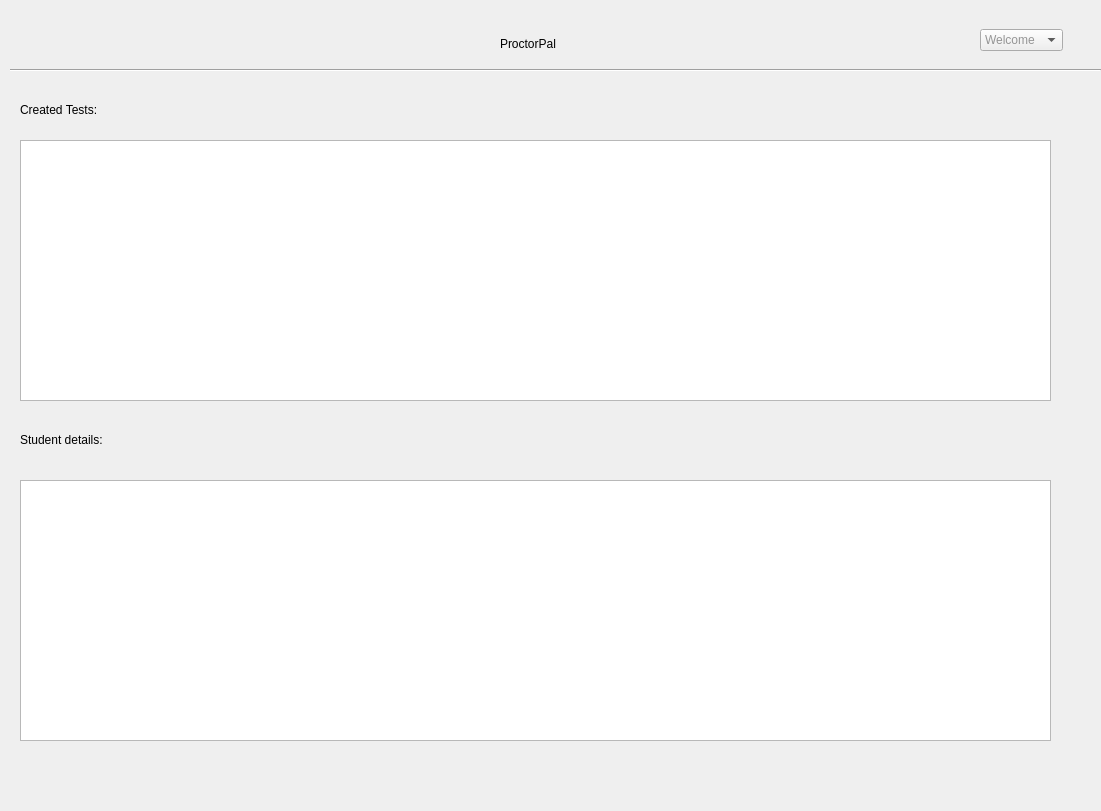
<?xml version="1.0" encoding="UTF-8"?>
<ui version="4.0">
 <class>Dialog</class>
 <widget class="QDialog" name="Dialog">
  <property name="geometry">
   <rect>
    <x>0</x>
    <y>0</y>
    <width>1101</width>
    <height>811</height>
   </rect>
  </property>
  <property name="windowTitle">
   <string>Dialog</string>
  </property>
  <widget class="QWidget" name="widget_3" native="true">
   <property name="geometry">
    <rect>
     <x>10</x>
     <y>80</y>
     <width>1091</width>
     <height>711</height>
    </rect>
   </property>
   <property name="styleSheet">
    <string notr="true">font: 16pt &quot;MS Shell Dlg 2&quot;;</string>
   </property>
   <widget class="QLabel" name="label_3">
    <property name="geometry">
     <rect>
      <x>10</x>
      <y>10</y>
      <width>211</width>
      <height>40</height>
     </rect>
    </property>
    <property name="styleSheet">
     <string notr="true">font: 20pt &quot;MS Shell Dlg 2&quot;;</string>
    </property>
    <property name="text">
     <string>Created Tests:</string>
    </property>
   </widget>
   <widget class="QTableView" name="tableView">
    <property name="geometry">
     <rect>
      <x>10</x>
      <y>60</y>
      <width>1031</width>
      <height>261</height>
     </rect>
    </property>
   </widget>
   <widget class="QLabel" name="label_4">
    <property name="geometry">
     <rect>
      <x>10</x>
      <y>340</y>
      <width>227</width>
      <height>40</height>
     </rect>
    </property>
    <property name="minimumSize">
     <size>
      <width>227</width>
      <height>40</height>
     </size>
    </property>
    <property name="styleSheet">
     <string notr="true">font: 20pt &quot;MS Shell Dlg 2&quot;;</string>
    </property>
    <property name="text">
     <string>Student details:</string>
    </property>
   </widget>
   <widget class="QTableView" name="tableView_2">
    <property name="geometry">
     <rect>
      <x>10</x>
      <y>400</y>
      <width>1031</width>
      <height>261</height>
     </rect>
    </property>
   </widget>
  </widget>
  <widget class="QWidget" name="widget" native="true">
   <property name="geometry">
    <rect>
     <x>10</x>
     <y>10</y>
     <width>1091</width>
     <height>61</height>
    </rect>
   </property>
   <property name="styleSheet">
    <string notr="true"/>
   </property>
   <widget class="QLabel" name="title_2">
    <property name="geometry">
     <rect>
      <x>490</x>
      <y>10</y>
      <width>177</width>
      <height>48</height>
     </rect>
    </property>
    <property name="styleSheet">
     <string notr="true">font: 75 24pt &quot;MS Shell Dlg 2&quot;;</string>
    </property>
    <property name="text">
     <string>ProctorPal</string>
    </property>
   </widget>
   <widget class="Line" name="line_2">
    <property name="geometry">
     <rect>
      <x>0</x>
      <y>50</y>
      <width>1091</width>
      <height>20</height>
     </rect>
    </property>
    <property name="orientation">
     <enum>Qt::Horizontal</enum>
    </property>
   </widget>
   <widget class="QComboBox" name="comboBox">
    <property name="geometry">
     <rect>
      <x>970</x>
      <y>19</y>
      <width>83</width>
      <height>22</height>
     </rect>
    </property>
    <property name="styleSheet">
     <string notr="true">color : rgba(0, 0, 0, 100)</string>
    </property>
    <item>
     <property name="text">
      <string>Welcome</string>
     </property>
    </item>
    <item>
     <property name="text">
      <string>Logout</string>
     </property>
    </item>
   </widget>
   <widget class="QLabel" name="user_3">
    <property name="geometry">
     <rect>
      <x>1050</x>
      <y>10</y>
      <width>6</width>
      <height>16</height>
     </rect>
    </property>
    <property name="text">
     <string/>
    </property>
    <property name="pixmap">
     <pixmap>../../../../../major projct/images.jpg</pixmap>
    </property>
    <property name="scaledContents">
     <bool>true</bool>
    </property>
   </widget>
  </widget>
  <widget class="QLabel" name="label">
   <property name="geometry">
    <rect>
     <x>0</x>
     <y>-15</y>
     <width>6</width>
     <height>16</height>
    </rect>
   </property>
   <property name="styleSheet">
    <string notr="true">background-image:url(:/newPrefix/C:/Users/akxsh/Desktop/2c933fdd5a3b0a5f8a51a0f44eb0f619.jpg)</string>
   </property>
   <property name="text">
    <string/>
   </property>
   <property name="pixmap">
    <pixmap>:/newPrefix/C:/Users/akxsh/Desktop/2c933fdd5a3b0a5f8a51a0f44eb0f619.jpg</pixmap>
   </property>
   <property name="scaledContents">
    <bool>true</bool>
   </property>
  </widget>
 </widget>
 <resources/>
 <connections/>
</ui>
